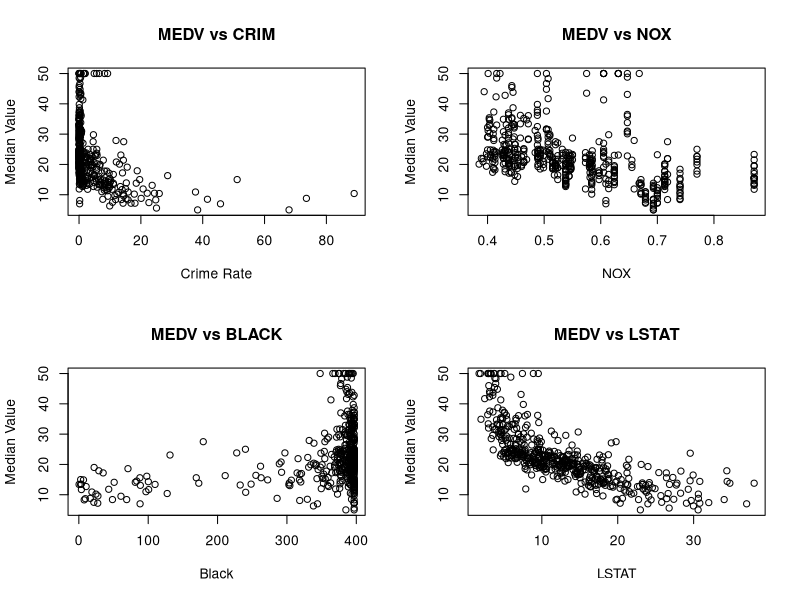
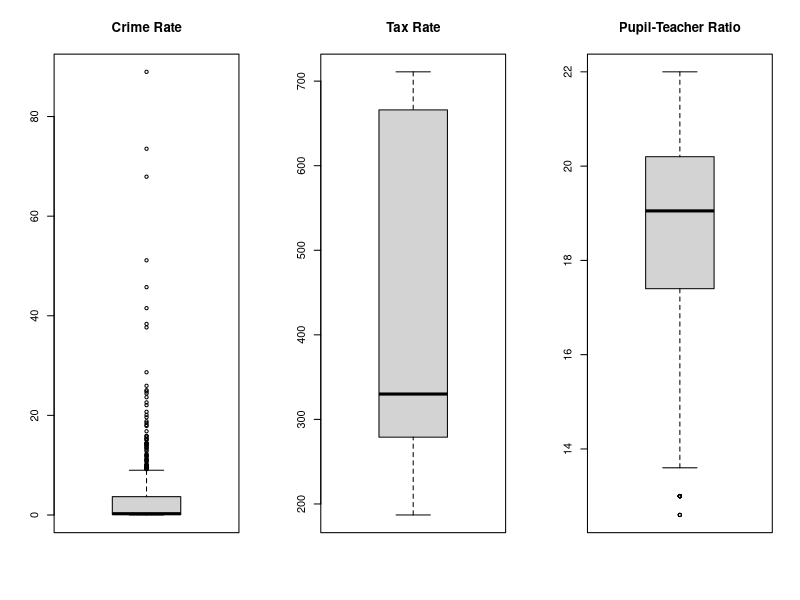

Write R code to recreate these figures, in order.
## ---- chunk 1
library(MASS)
data(Boston)
## ---- chunk 2
class(Boston)
dim(Boston)
## ---- chunk 3
boston_trim <- Boston[, c("medv", "crim", "nox", "black", "lstat")]
head(boston_trim)
## ---- chunk 4
par(mfrow = c(2,2))
plot(boston_trim$crim, boston_trim$medv, xlab="Crime Rate", ylab="Median Value", main="MEDV vs CRIM")
plot(boston_trim$nox, boston_trim$medv, xlab="NOX", ylab="Median Value", main="MEDV vs NOX")
plot(boston_trim$black, boston_trim$medv, xlab="Black", ylab="Median Value", main="MEDV vs BLACK")
plot(boston_trim$lstat, boston_trim$medv, xlab="LSTAT", ylab="Median Value", main="MEDV vs LSTAT")
## ---- chunk 5
min_medv_index <- which.min(boston_trim$medv)
lowest_suburb <- boston_trim[min_medv_index, ]
print(lowest_suburb)

calc_percentile <- function(x, value) {
  mean(x <= value) * 100
}

crim_perc <- calc_percentile(boston_trim$crim, lowest_suburb$crim)
nox_perc <- calc_percentile(boston_trim$nox, lowest_suburb$nox)
black_perc <- calc_percentile(boston_trim$black, lowest_suburb$black)
lstat_perc <- calc_percentile(boston_trim$lstat, lowest_suburb$lstat)

cat("Percentiles:\n")
cat("Crime:", crim_perc, "%\n")
cat("NOx:", nox_perc, "%\n")
cat("Black:", black_perc, "%\n")
cat("Lstat:", lstat_perc, "%\n")

summary(boston_trim)
## ---- chunk 6
par(mfrow = c(1, 3))

# Boxplots to visualize outliers
boxplot(Boston$crim, main = "Crime Rate")
boxplot(Boston$tax, main = "Tax Rate")
boxplot(Boston$ptratio, main = "Pupil-Teacher Ratio")

# Identify outliers 
outliers_crim <- boxplot.stats(Boston$crim)$out
outliers_tax <- boxplot.stats(Boston$tax)$out
outliers_ptratio <- boxplot.stats(Boston$ptratio)$out

cat("Number of Crime outliers:", length(outliers_crim), "\n")
cat("Number of Tax outliers:  ", length(outliers_tax), "\n")
cat("Number of P-T outliers:  ", length(outliers_ptratio), "\n")

# Identify specific suburbs with high crime outliers (top 5 extreme)
high_crime_indices <- which(Boston$crim %in% outliers_crim)
print("Indices of suburbs with extreme crime rates (first 10):")
print(head(high_crime_indices, 10))
